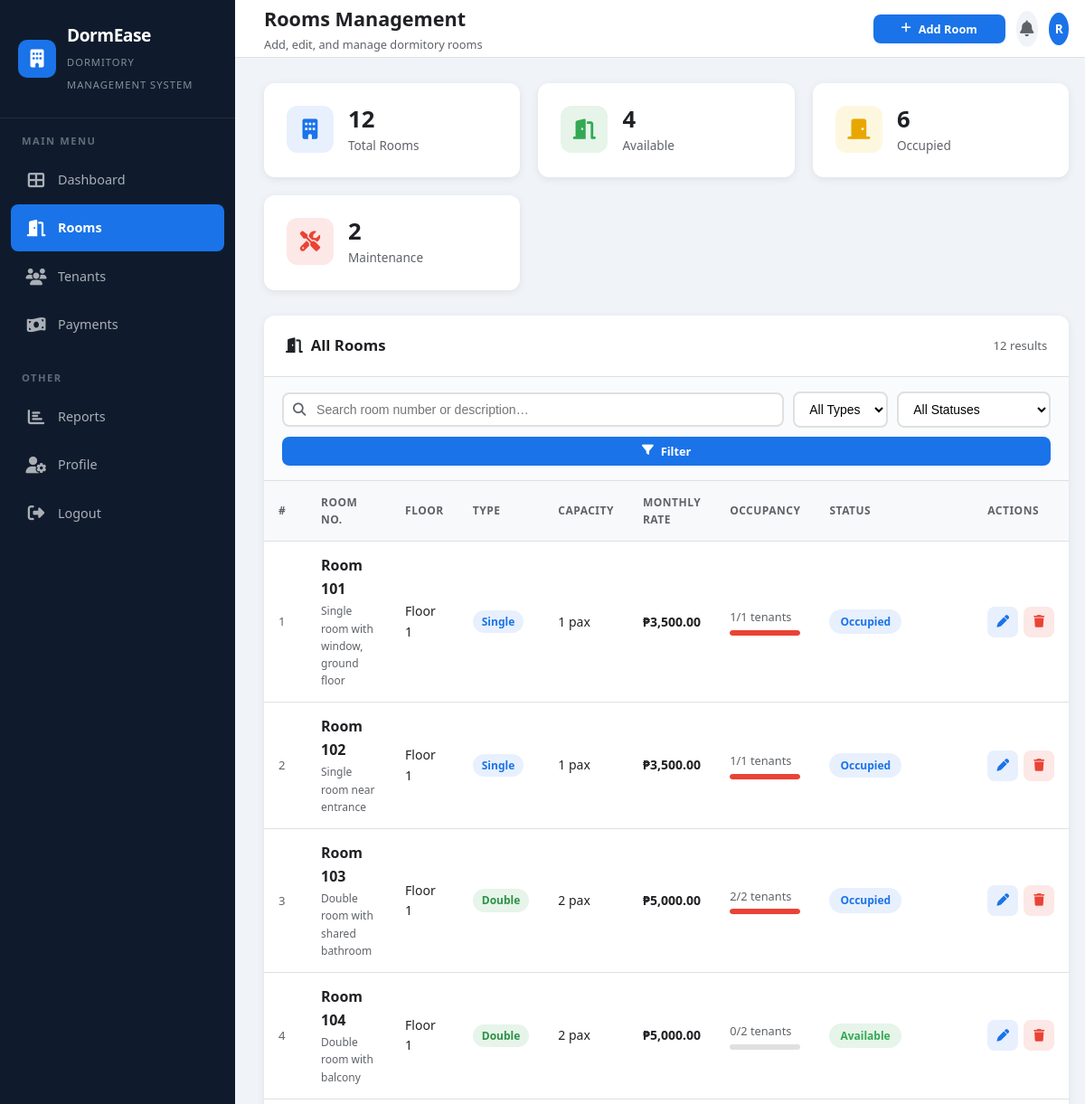
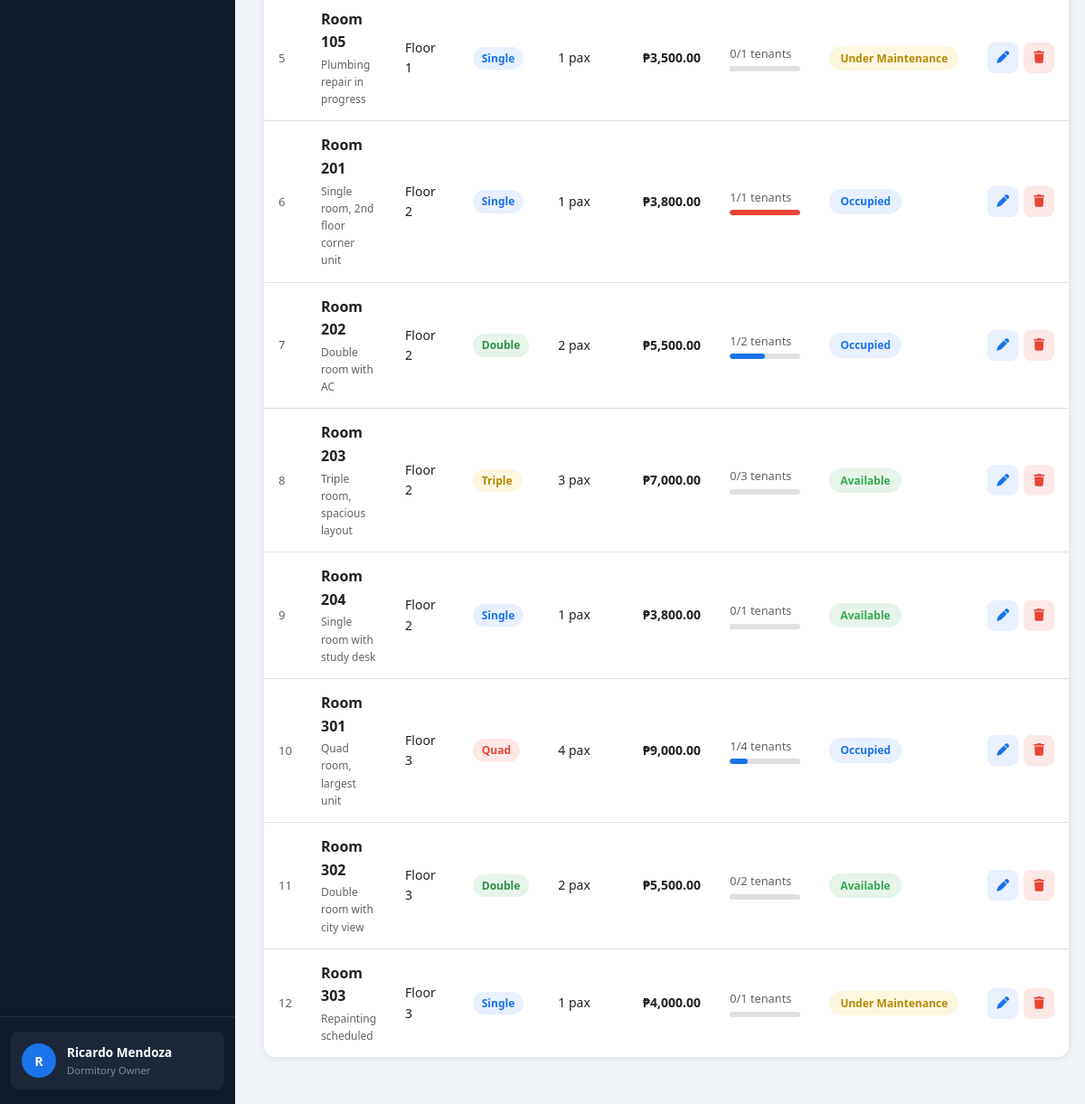
/rooms.php (signed in), run on the app's committed database (2 pictures, top to bottom).
### tables this page shows
CREATE TABLE IF NOT EXISTS users (
    id          INT AUTO_INCREMENT PRIMARY KEY,
    username    VARCHAR(50)  NOT NULL UNIQUE,
    password    VARCHAR(255) NOT NULL,
    full_name   VARCHAR(100) NOT NULL,
    email       VARCHAR(100) NOT NULL UNIQUE,
    phone       VARCHAR(20)  DEFAULT NULL,
    role        ENUM('Dormitory Owner', 'Caretaker', 'Tenant') NOT NULL DEFAULT 'Tenant',
    avatar      VARCHAR(255) DEFAULT NULL,
    is_active   TINYINT(1)   NOT NULL DEFAULT 1,
    created_at  TIMESTAMP    DEFAULT CURRENT_TIMESTAMP,
    updated_at  TIMESTAMP    DEFAULT CURRENT_TIMESTAMP ON UPDATE CURRENT_TIMESTAMP,

    INDEX idx_role (role),
    INDEX idx_active (is_active)
);

CREATE TABLE IF NOT EXISTS rooms (
    id            INT AUTO_INCREMENT PRIMARY KEY,
    room_number   VARCHAR(10)  NOT NULL UNIQUE,
    floor         INT          NOT NULL DEFAULT 1,
    room_type     ENUM('Single', 'Double', 'Triple', 'Quad') NOT NULL DEFAULT 'Single',
    capacity      INT          NOT NULL DEFAULT 1,
    monthly_rate  DECIMAL(10,2) NOT NULL DEFAULT 0.00,
    status        ENUM('Available', 'Occupied', 'Under Maintenance') NOT NULL DEFAULT 'Available',
    description   TEXT         DEFAULT NULL,
    created_at    TIMESTAMP    DEFAULT CURRENT_TIMESTAMP,
    updated_at    TIMESTAMP    DEFAULT CURRENT_TIMESTAMP ON UPDATE CURRENT_TIMESTAMP,

    INDEX idx_status (status),
    INDEX idx_floor (floor)
);

### includes/auth.php (called while the page is built, shortened)
<?php
require_once __DIR__ . '/config.php';
function isLoggedIn() {
    return isset($_SESSION['user_id']) && !empty($_SESSION['user_id']);
}
function getCurrentUser() {
    global $conn;
    $stmt = $conn->prepare("SELECT id, username, full_name, email, phone, role, avatar, is_active, created_at FROM users WHERE id = ?");
    $stmt->bind_param("i", $_SESSION['user_id']);
    $stmt->execute();
    $result = $stmt->get_result();
    $user = $result->fetch_assoc();
    return $user;
}
function getCurrentPage() {
    return basename($_SERVER['PHP_SELF'], '.php');
}
?>

### rooms.php (the view, shortened to what this page needs)
<?php
require_once 'includes/auth.php';
$user = getCurrentUser();
$page = getCurrentPage();
$search     = trim($_GET['search']      ?? '');
$statTotal      = $conn->query("SELECT COUNT(*) AS n FROM rooms")->fetch_assoc()['n'];
$statAvailable  = $conn->query("SELECT COUNT(*) AS n FROM rooms WHERE status='Available'")->fetch_assoc()['n'];
$statOccupied   = $conn->query("SELECT COUNT(*) AS n FROM rooms WHERE status='Occupied'")->fetch_assoc()['n'];
$statMaintenance= $conn->query("SELECT COUNT(*) AS n FROM rooms WHERE status='Under Maintenance'")->fetch_assoc()['n'];
$sql = "
    SELECT
        r.*,
        (SELECT COUNT(*) FROM tenants t
         WHERE t.room_id = r.id AND t.status = 'Active') AS active_tenants
    FROM rooms r
    WHERE 1=1
";
$sql .= " ORDER BY r.floor ASC, r.room_number ASC";
$stmt = $conn->prepare($sql);
$stmt->execute();
$rooms = $stmt->get_result();
?>
<!DOCTYPE html>
<html lang="en">
<head>
    <link rel="stylesheet" href="assets/css/style.css">
    <link rel="stylesheet" href="https://cdnjs.cloudflare.com/ajax/libs/font-awesome/6.5.1/css/all.min.css">
</head>
<body>
<div class="app-layout">
    <aside class="sidebar" id="sidebar">
        <div class="sidebar-brand">
            <div class="sidebar-brand-icon"><i class="fas fa-building"></i></div>
            <div>
                <h2><?php echo APP_NAME; ?></h2>
                <span><?php echo APP_TAGLINE; ?></span>
            </div>
        </div>
        <nav class="sidebar-nav">
            <div class="sidebar-section">
                <div class="sidebar-section-title">Main Menu</div>
                <a href="dashboard.php" class="sidebar-link <?php echo $page==='dashboard'?'active':''; ?>">
                    <span class="icon"><i class="fas fa-th-large"></i></span> Dashboard
                </a>
                <a href="rooms.php" class="sidebar-link <?php echo $page==='rooms'?'active':''; ?>">
                    <span class="icon"><i class="fas fa-door-open"></i></span> Rooms
                </a>
                <a href="tenants.php" class="sidebar-link <?php echo $page==='tenants'?'active':''; ?>">
                    <span class="icon"><i class="fas fa-users"></i></span> Tenants
                </a>
                <a href="payments.php" class="sidebar-link <?php echo $page==='payments'?'active':''; ?>">
                    <span class="icon"><i class="fas fa-money-bill-wave"></i></span> Payments
                </a>
            </div>
            <div class="sidebar-section">
                <div class="sidebar-section-title">Other</div>
                <a href="reports.php" class="sidebar-link <?php echo $page==='reports'?'active':''; ?>">
                    <span class="icon"><i class="fas fa-chart-bar"></i></span> Reports
                </a>
                <a href="profile.php" class="sidebar-link <?php echo $page==='profile'?'active':''; ?>">
                    <span class="icon"><i class="fas fa-user-cog"></i></span> Profile
                </a>
                <a href="logout.php" class="sidebar-link">
                    <span class="icon"><i class="fas fa-sign-out-alt"></i></span> Logout
                </a>
            </div>
        </nav>
        <div class="sidebar-footer">
            <div class="sidebar-user">
                <div class="sidebar-avatar"><?php echo strtoupper(substr($user['full_name']??'A',0,1)); ?></div>
                <div class="sidebar-user-info">
                    <h4><?php echo htmlspecialchars($user['full_name']??'Admin'); ?></h4>
                    <p><?php echo htmlspecialchars($user['role']??''); ?></p>
                </div>
            </div>
        </div>
    </aside>
    <main class="main-content">
        <header class="top-header">
            <div class="header-left">
                <div class="page-title">
                    <h1>Rooms Management</h1>
                    <p>Add, edit, and manage dormitory rooms</p>
                </div>
            </div>
            <div class="header-right">
                <button class="btn btn-primary btn-sm" id="btnOpenAdd">
                    <i class="fas fa-plus"></i> Add Room
                </button>
                <button class="header-icon-btn"><i class="fas fa-bell"></i></button>
                <div class="header-avatar"><?php echo strtoupper(substr($user['full_name']??'A',0,1)); ?></div>
            </div>
        </header>
        <div class="page-content">
            <div class="stats-grid">
                <div class="stat-card">
                    <div class="stat-icon blue"><i class="fas fa-building"></i></div>
                    <div class="stat-info">
                        <h3><?php echo $statTotal; ?></h3>
                        <p>Total Rooms</p>
                    </div>
                </div>
                <div class="stat-card">
                    <div class="stat-icon green"><i class="fas fa-door-open"></i></div>
                    <div class="stat-info">
                        <h3><?php echo $statAvailable; ?></h3>
                        <p>Available</p>
                    </div>
                </div>
                <div class="stat-card">
                    <div class="stat-icon orange"><i class="fas fa-door-closed"></i></div>
                    <div class="stat-info">
                        <h3><?php echo $statOccupied; ?></h3>
                        <p>Occupied</p>
                    </div>
                </div>
                <div class="stat-card">
                    <div class="stat-icon red"><i class="fas fa-tools"></i></div>
                    <div class="stat-info">
                        <h3><?php echo $statMaintenance; ?></h3>
                        <p>Maintenance</p>
                    </div>
                </div>
            </div>
            <div class="card">
                <div class="card-header">
                    <h2><i class="fas fa-door-open"></i> &nbsp;All Rooms</h2>
                    <span style="font-size:.82rem;color:var(--text-muted);">
                        <?php echo $rooms->num_rows; ?> result<?php echo $rooms->num_rows !== 1 ? 's' : ''; ?>
                    </span>
                </div>
                <form method="GET" action="rooms.php" class="search-bar">
                    <div class="search-input-wrap">
                        <i class="fas fa-search"></i>
                        <input type="text" name="search" placeholder="Search room number or description…"
                               value="<?php echo htmlspecialchars($search); ?>">
                    </div>
                    <select name="room_type" class="filter-select">
                        <option value="">All Types</option>
                    </select>
                    <select name="status" class="filter-select">
                        <option value="">All Statuses</option>
                    </select>
                    <button type="submit" class="btn btn-primary btn-sm">
                        <i class="fas fa-filter"></i> Filter
                    </button>
                </form>
                <div class="card-body" style="padding:0;">
                    <?php if ($rooms->num_rows > 0): ?>
                    <div class="table-responsive">
                        <table class="data-table">
                            <thead>
                                <tr>
                                    <th>#</th>
                                    <th>Room No.</th>
                                    <th>Floor</th>
                                    <th>Type</th>
                                    <th>Capacity</th>
                                    <th>Monthly Rate</th>
                                    <th>Occupancy</th>
                                    <th>Status</th>
                                    <th>Actions</th>
                                </tr>
                            </thead>
                            <tbody>
                            <?php
                            $rowNum = 1;
                            while ($room = $rooms->fetch_assoc()):
                                $activeTenants = (int)$room['active_tenants'];
                                $capacity      = (int)$room['capacity'];
                                $occupancyPct  = $capacity > 0 ? round($activeTenants / $capacity * 100) : 0;
                                $statusBadge = match($room['status']) {
                                    'Available'        => 'badge-available',
                                    'Occupied'         => 'badge-occupied',
                                    'Under Maintenance'=> 'badge-maintenance',
                                    default            => 'badge-pending',
                                };
                                $typePill = match($room['room_type']) {
                                    'Single' => 'type-single',
                                    'Double' => 'type-double',
                                    'Triple' => 'type-triple',
                                    'Quad'   => 'type-quad',
                                    default  => 'type-single',
                                };
                                $editUrl = 'rooms.php?edit_id=' . $room['id'];
                            ?>
                                <tr>
                                    <td style="color:var(--text-muted);font-size:.82rem;"><?php echo $rowNum++; ?></td>
                                    <td>
                                        <strong style="font-size:1rem;">
                                            Room <?php echo htmlspecialchars($room['room_number']); ?>
                                        </strong>
                                        <?php if (!empty($room['description'])): ?>
                                            <div style="font-size:.75rem;color:var(--text-muted);margin-top:2px;">
                                                <?php echo htmlspecialchars(mb_strimwidth($room['description'], 0, 45, '…')); ?>
                                            </div>
                                        <?php endif; ?>
                                    </td>
                                    <td>Floor <?php echo $room['floor']; ?></td>
                                    <td>
                                        <span class="type-pill <?php echo $typePill; ?>">
                                            <?php echo htmlspecialchars($room['room_type']); ?>
                                        </span>
                                    </td>
                                    <td><?php echo $capacity; ?> pax</td>
                                    <td style="font-weight:700;">
                                        ₱<?php echo number_format($room['monthly_rate'], 2); ?>
                                    </td>
                                    <td style="min-width:100px;">
                                        <div style="font-size:.8rem;color:var(--text-muted);margin-bottom:3px;">
                                            <?php echo $activeTenants; ?>/<?php echo $capacity; ?> tenants
                                        </div>
                                        <div class="occupancy-bar">
                                            <div class="occupancy-bar-fill"
                                                 style="width:<?php echo $occupancyPct; ?>%;
                                                        background:<?php echo $occupancyPct >= 100 ? 'var(--danger)' : ($occupancyPct >= 60 ? 'var(--warning)' : 'var(--primary)'); ?>;">
                                            </div>
                                        </div>
                                    </td>
                                    <td>
                                        <span class="badge <?php echo $statusBadge; ?>">
                                            <?php echo htmlspecialchars($room['status']); ?>
                                        </span>
                                    </td>
                                    <td>
                                        <div style="display:flex;gap:6px;">
                                            <a href="<?php echo $editUrl; ?>#editModal"
                                               class="btn-icon edit"
                                               title="Edit Room">
                                                <i class="fas fa-pen"></i>
                                            </a>
                                            <button type="button"
                                                    class="btn-icon delete btn-delete"
                                                    title="Delete Room"
                                                    data-id="<?php echo $room['id']; ?>"
                                                    data-number="<?php echo htmlspecialchars($room['room_number']); ?>"
                                                    data-tenants="<?php echo $activeTenants; ?>">
                                                <i class="fas fa-trash"></i>
                                            </button>
                                        </div>
                                    </td>
                                </tr>
                            <?php endwhile; ?>
                            </tbody>
                        </table>
                    </div>
                    <?php endif; ?>
                </div>
            </div>
        </div>
    </main>
</div>
</body>
</html>

### data on the page
users: full_name "R", full_name "Ricardo Mendoza", role "Dormitory Owner"
rooms: room_number "101", description "Single room with window, ground floor", floor "1", room_type "Single", capacity "1", monthly_rate "3,500.00", activeTenants "1", status "Occupied"
rooms: room_number "102", description "Single room near entrance", floor "1", room_type "Single", capacity "1", monthly_rate "3,500.00", activeTenants "1", status "Occupied"
rooms: room_number "103", description "Double room with shared bathroom", floor "1", room_type "Double", capacity "2", monthly_rate "5,000.00", activeTenants "2", status "Occupied"
rooms: room_number "104", description "Double room with balcony", floor "1", room_type "Double", capacity "2", monthly_rate "5,000.00", activeTenants "0", status "Available"
rooms: room_number "105", description "Plumbing repair in progress", floor "1", room_type "Single", capacity "1", monthly_rate "3,500.00", activeTenants "0", status "Under Maintenance"
rooms: room_number "201", description "Single room, 2nd floor corner unit", floor "2", room_type "Single", capacity "1", monthly_rate "3,800.00", activeTenants "1", status "Occupied"
rooms: room_number "202", description "Double room with AC", floor "2", room_type "Double", capacity "2", monthly_rate "5,500.00", activeTenants "1", status "Occupied"
rooms: room_number "203", description "Triple room, spacious layout", floor "2", room_type "Triple", capacity "3", monthly_rate "7,000.00", activeTenants "0", status "Available"
rooms: room_number "204", description "Single room with study desk", floor "2", room_type "Single", capacity "1", monthly_rate "3,800.00", activeTenants "0", status "Available"
rooms: room_number "301", description "Quad room, largest unit", floor "3", room_type "Quad", capacity "4", monthly_rate "9,000.00", activeTenants "1", status "Occupied"
rooms: room_number "302", description "Double room with city view", floor "3", room_type "Double", capacity "2", monthly_rate "5,500.00", activeTenants "0", status "Available"
rooms: room_number "303", description "Repainting scheduled", floor "3", room_type "Single", capacity "1", monthly_rate "4,000.00", activeTenants "0", status "Under Maintenance"

### other printed values
APP_NAME "DormEase"
APP_TAGLINE "DORMITORY MANAGEMENT SYSTEM"
$statTotal "12"
$statAvailable "4"
$statOccupied "6"
$statMaintenance "2"
$rooms->num_rows "12"
